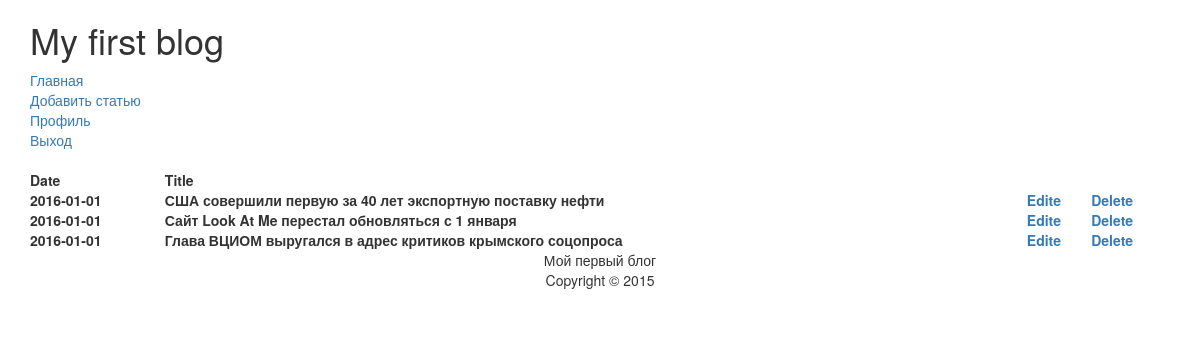
/?section=admin (signed in), run on an earlier commit of the app's database.
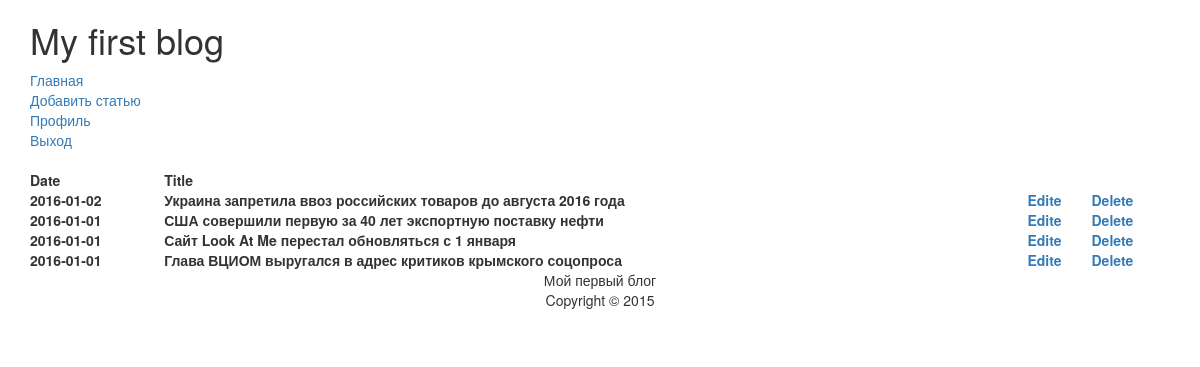
And on a later commit of the database.
### tables this page shows
CREATE TABLE "articles" (
	`id`	INTEGER NOT NULL PRIMARY KEY AUTOINCREMENT,
	`title`	TEXT,
	`content`	TEXT,
	`date`	TEXT
);

### index.php (called while the page is built, shortened)
<?php
require_once('preamble.php');
require_once('modules/admin.php');
require_once('modules/menu.php');
require_once("template.php");
?>

### preamble.php (called while the page is built, shortened)
<?php
require_once("class/blog.php");
require_once('class/menu.php');
$db = new SQLite3('blog.db');
$blog = new Blog($db);
?>

### class/blog.php (called while the page is built, shortened)
<?php
class Blog {
	private $db;
	public function __construct($db) {
		$this->db = $db;
	}
	public function list_articles() {
		$return = false;
		if ($this->db) {
			$query = "SELECT * FROM articles ORDER BY id DESC;";
			$result = $this->db->query($query);
			if($result) {
				while (true) {
					$row = $result->fetchArray(SQLITE3_ASSOC);
					if ($row) {
						$return[] = $row;
					} else {
						break;
					}
				}
			}
		}
		return $return;
	}
}
?>

### content/admin.php (the view)
<?php
if ($_SESSION['username'] == 'admin') {
	$articles = $blog->list_articles();
} else {
	header("Location: ./?section=auth");
}
?>
<table class='admin-table'>
	<tr>
		<th>Date</th>
		<th>Title</th>
		<th></th>
		<th></th>
	</tr>
<?php foreach ($articles as $a) : ?>
	<tr>
		<th><?=$a['date']?></th>
		<th><?=$a['title']?></th>
		<th><a href='?section=admin_form&action=edit&id=<?=$a['id']?>'>Edite</a></th>
		<th><a href='?section=admin&action=delete&id=<?=$a['id']?>'>Delete</a></th>
	</tr>
<?php endforeach; ?>
</table>

### class/menu.php
<?php
class Menu {
	private $menu;
	public function __construct() {
		$this->menu = array();
	}
	public function add_entry($key, $name, $href, $visible = true) {
		$this->menu[$key] = array(
			'name' => $name,
			'href' => $href,
			'visible' => $visible
		);
	}
	public function set_visible($key, $visible) {
		$this->menu[$key]['visible'] = $visible;
	}
	public function show() {
		foreach ($this->menu as $a) {
			if ($a['visible']) {
				echo "\t\t\t<a href='".$a['href']."'>".$a['name']."</a><br>\r";
			}
		}
	}
}
?>

What changed in the data, as far as the page shows it:
added articles: date "2016-01-02", title "Украина запретила ввоз российских товаров до августа 2016 года"
